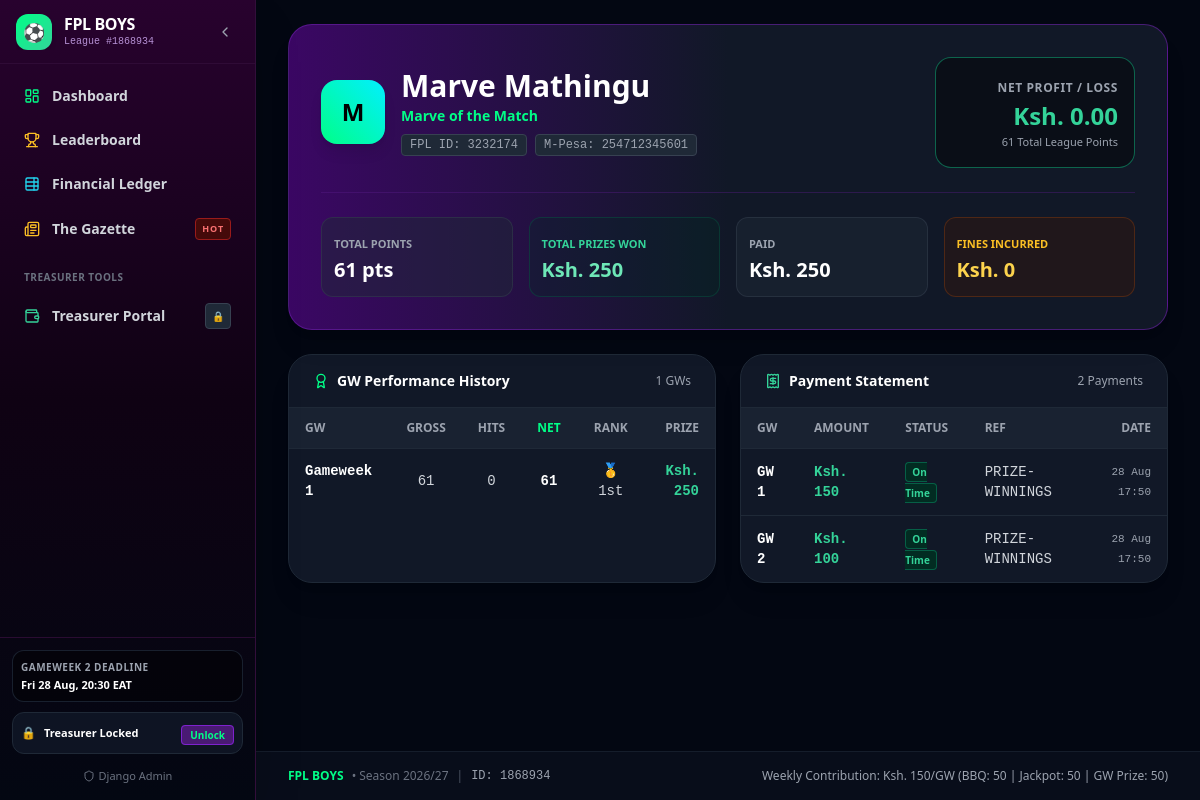
The page /manager/1/ on the database as committed earlier.
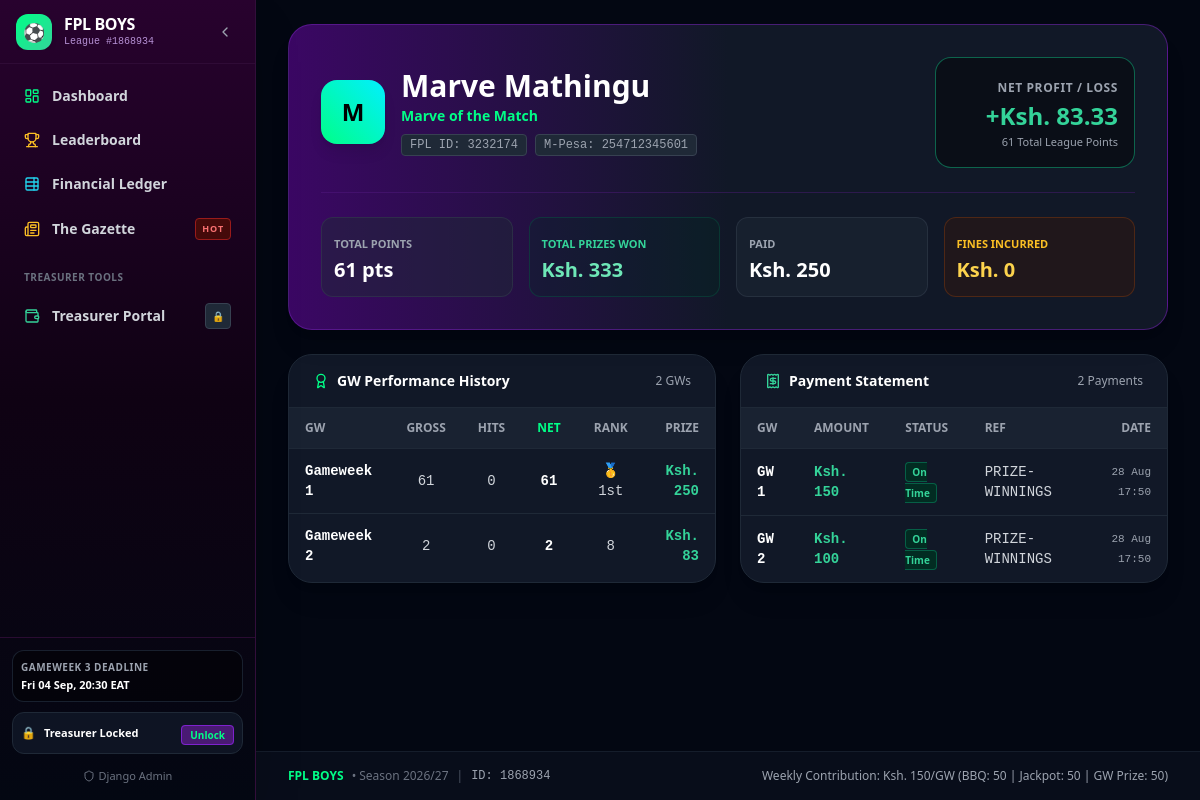
The same page on the database as committed later.
### league/models.py (models this page shows, shortened)
class Gameweek(models.Model):
    STATUS_CHOICES = (
        ('upcoming', 'Upcoming'),
        ('active', 'Active'),
        ('finished', 'Finished'),
    )
    number = models.IntegerField(unique=True)
    name = models.CharField(max_length=60)
    deadline_time = models.DateTimeField(help_text="Official FPL Gameweek deadline (UTC)")
    status = models.CharField(max_length=20, choices=STATUS_CHOICES, default='upcoming')
    is_current = models.BooleanField(default=False)
    is_next = models.BooleanField(default=False)
    month = models.IntegerField(default=8, help_text="Month number 1-12 for monthly filters")
    season = models.CharField(max_length=20, default="2026/27")
    payout_calculated = models.BooleanField(default=False)
    prize_pool_amount = models.DecimalField(max_digits=10, decimal_places=2, default=Decimal('500.00'))
    class Meta:
        ordering = ['number']
        verbose_name = "Gameweek"
        verbose_name_plural = "Gameweeks"
    @property
    def deadline_eat(self):
        if not self.deadline_time:
            return None
        eat_tz = pytz.timezone('Africa/Nairobi')
        return self.deadline_time.astimezone(eat_tz)

class GameweekResult(models.Model):
    member = models.ForeignKey(Member, on_delete=models.CASCADE, related_name='gw_results')
    gameweek = models.ForeignKey(Gameweek, on_delete=models.CASCADE, related_name='results')
    gw_points = models.IntegerField(default=0, help_text="Gross GW points before hits")
    transfer_cost = models.IntegerField(default=0, help_text="Transfer cost points deduction")
    net_points = models.IntegerField(default=0, help_text="Net GW points = gw_points - transfer_cost")
    overall_rank = models.IntegerField(default=0, help_text="FPL Global Overall Rank")
    league_rank = models.IntegerField(default=0, help_text="Rank within FPL Boys mini-league for this GW")
    last_rank = models.IntegerField(default=0, help_text="Rank in previous gameweek for tracker arrow")
    gw_prize_won = models.DecimalField(
        max_digits=10,
        decimal_places=2,
        default=Decimal('0.00'),
        help_text="Prize won for top 3 finish in this GW"
    )
    is_top3 = models.BooleanField(default=False)
    created_at = models.DateTimeField(auto_now_add=True)
    updated_at = models.DateTimeField(auto_now=True)
    class Meta:
        unique_together = ('member', 'gameweek')
        ordering = ['gameweek', 'league_rank', '-net_points']
        verbose_name = "Gameweek Result"
        verbose_name_plural = "Gameweek Results"

### treasury/models.py (models this page shows, shortened)
class Payment(models.Model):
    member = models.ForeignKey(Member, on_delete=models.CASCADE, related_name='payments')
    gameweek = models.ForeignKey(Gameweek, on_delete=models.CASCADE, related_name='payments')
    amount_paid = models.DecimalField(
        max_digits=10,
        decimal_places=2,
        default=Decimal('150.00'),
        help_text="Amount paid in Ksh."
    )
    timestamp_received = models.DateTimeField(
        default=timezone.now,
        help_text="Timestamp when M-Pesa payment was received"
    )
    mpesa_code = models.CharField(
        max_length=50,
        blank=True,
        null=True,
        help_text="M-Pesa transaction reference (e.g. QJH78291KL)"
    )
    verified = models.BooleanField(
        default=True,
        help_text="Whether this payment has been verified by the treasurer"
    )
    is_late = models.BooleanField(
        default=False,
        help_text="Automatically set to True if received after the official GW deadline (except waived GWs)"
    )
    late_fine_amount = models.DecimalField(
        max_digits=10,
        decimal_places=2,
        default=Decimal('0.00'),
        help_text="Late fine assessed (routed into BBQ Pot, typically Ksh. 50)"
    )
    notes = models.TextField(blank=True, default="")
    created_at = models.DateTimeField(auto_now_add=True)
    updated_at = models.DateTimeField(auto_now=True)
    class Meta:
        unique_together = ('member', 'gameweek')
        ordering = ['-timestamp_received', '-gameweek__number']
        verbose_name = "Payment"
        verbose_name_plural = "Payments"

### league/views.py (the view)
# urls.py: path('manager/<int:member_id>/', views.manager_detail_view, name='manager_detail'),
def manager_detail_view(request, member_id):
    member = get_object_or_404(Member, pk=member_id)
    gw_results = member.gw_results.select_related('gameweek').order_by('gameweek__number')
    payments = member.payments.select_related('gameweek').order_by('gameweek__number')
    total_points = member.total_overall_points
    total_won = member.total_prizes_won
    total_paid = member.total_paid_contributions
    total_fines = member.total_fines_incurred
    net_pl = member.net_profit_loss
    context = {
        'member': member,
        'gw_results': gw_results,
        'payments': payments,
        'total_points': total_points,
        'total_won': total_won,
        'total_paid': total_paid,
        'total_fines': total_fines,
        'net_pl': net_pl,
    }
    return render(request, 'dashboard/manager_profile.html', context)

### league/models.py (called while the page is built)
    @property
    def total_overall_points(self):
        total = self.gw_results.filter(gameweek__status='finished').aggregate(
            models.Sum('net_points')
        )['net_points__sum']
        return total or 0

    @property
    def total_prizes_won(self):
        total = self.gw_results.aggregate(
            models.Sum('gw_prize_won')
        )['gw_prize_won__sum']
        return Decimal(str(total or 0.00))

    @property
    def total_paid_contributions(self):
        from treasury.models import Payment
        total = Payment.objects.filter(
            member=self, verified=True
        ).aggregate(models.Sum('amount_paid'))['amount_paid__sum']
        return Decimal(str(total or 0.00))

    @property
    def total_fines_incurred(self):
        from treasury.models import Payment
        total = Payment.objects.filter(
            member=self, verified=True, is_late=True
        ).aggregate(models.Sum('late_fine_amount'))['late_fine_amount__sum']
        return Decimal(str(total or 0.00))

    @property
    def net_profit_loss(self):
        return self.total_prizes_won - self.total_paid_contributions

### templates/dashboard/manager_profile.html (shortened to what the changed rows need)
{% extends 'base.html' %}
{% load humanize %}
{% block content %}
<div class="space-y-5 sm:space-y-6">
    <div class="bg-gradient-to-r from-purple-950 via-gray-900 to-gray-900 border border-purple-800/60 rounded-2xl sm:rounded-3xl p-4 sm:p-8 shadow-xl relative overflow-hidden">
        <div class="flex flex-col sm:flex-row sm:items-center justify-between gap-4 sm:gap-6">
            <div class="flex items-center space-x-3.5 sm:space-x-4">
                <div class="min-w-0">
                    <h1 class="text-xl sm:text-3xl font-black text-white truncate">{{ member.manager_name }}</h1>
                </div>
            </div>
            <div class="p-3 sm:p-4 rounded-xl sm:rounded-2xl border bg-black/40 text-left sm:text-right w-full sm:w-auto sm:min-w-[200px] {% if net_pl >= 0 %}border-emerald-500/50{% else %}border-rose-500/50{% endif %}">
                <span class="text-[10px] sm:text-xs text-gray-400 uppercase font-bold tracking-wider">Net Profit / Loss</span>
                <div class="text-xl sm:text-2xl font-black {% if net_pl >= 0 %}text-emerald-400{% else %}text-rose-400{% endif %} mt-0.5">
                    {% if net_pl > 0 %}+{% endif %}Ksh. {{ net_pl|floatformat:2 }}
                </div>
                <div class="text-[10px] sm:text-[11px] text-gray-400 mt-0.5">
                    {{ total_points }} Total League Points
                </div>
            </div>
        </div>
        <div class="grid grid-cols-2 sm:grid-cols-4 gap-2.5 sm:gap-4 mt-4 sm:mt-6 pt-4 sm:pt-6 border-t border-purple-900/40">
            <div class="p-2.5 sm:p-3 bg-emerald-950/30 rounded-xl border border-emerald-800/40">
                <span class="text-[10px] sm:text-[11px] text-emerald-400 uppercase font-bold">Total Prizes Won</span>
                <div class="text-lg sm:text-xl font-bold text-emerald-300 mt-0.5">Ksh. {{ total_won|floatformat:0 }}</div>
            </div>
        </div>
    </div>
    <div class="grid grid-cols-1 lg:grid-cols-2 gap-5 sm:gap-6">
        <div class="bg-gray-900 border border-gray-800 rounded-2xl sm:rounded-3xl shadow-xl overflow-hidden">
            <div class="bg-gray-850 px-4 sm:px-6 py-3.5 sm:py-4 border-b border-gray-800 flex items-center justify-between">
                <h2 class="text-xs sm:text-sm font-bold text-white flex items-center">
                    <i data-lucide="award" class="w-4 h-4 mr-2 text-fpl-green"></i> GW Performance History
                </h2>
                <span class="text-[11px] sm:text-xs text-gray-400">{{ gw_results.count }} GWs</span>
            </div>
            <div class="overflow-x-auto" style="-webkit-overflow-scrolling: touch;">
                <table class="w-full text-left text-xs sm:text-sm text-gray-300">
                    <thead class="bg-gray-800/60 uppercase text-gray-400 font-bold border-b border-gray-800 text-[10px] sm:text-xs">
                        <tr>
                            <th class="px-3 sm:px-4 py-3">GW</th>
                            <th class="px-2 sm:px-4 py-3 text-center">Gross</th>
                            <th class="px-2 sm:px-4 py-3 text-center">Hits</th>
                            <th class="px-2 sm:px-4 py-3 text-center font-bold text-fpl-green">Net</th>
                            <th class="px-2 sm:px-4 py-3 text-center">Rank</th>
                            <th class="px-3 sm:px-4 py-3 text-right">Prize</th>
                        </tr>
                    </thead>
                    <tbody class="divide-y divide-gray-800 font-mono text-xs sm:text-sm">
                        {% for r in gw_results %}
                        <tr class="hover:bg-purple-950/20">
                            <td class="px-3 sm:px-4 py-3 font-bold text-white">{{ r.gameweek.name }}</td>
                            <td class="px-2 sm:px-4 py-3 text-center text-gray-300">{{ r.gw_points }}</td>
                            <td class="px-2 sm:px-4 py-3 text-center">
                                {% if r.transfer_cost > 0 %}
                                <span class="text-rose-400 font-semibold">-{{ r.transfer_cost }}</span>
                                {% else %}0{% endif %}
                            </td>
                            <td class="px-2 sm:px-4 py-3 text-center font-bold text-white">{{ r.net_points }}</td>
                            <td class="px-2 sm:px-4 py-3 text-center">
                                {% if r.league_rank == 1 %}🥇 1st
                                {% elif r.league_rank == 2 %}🥈 2nd
                                {% elif r.league_rank == 3 %}🥉 3rd
                                {% else %}{{ r.league_rank }}{% endif %}
                            </td>
                            <td class="px-3 sm:px-4 py-3 text-right font-bold text-emerald-400">
                                {% if r.gw_prize_won > 0 %}
                                Ksh. {{ r.gw_prize_won|floatformat:0 }}
                                {% else %}-{% endif %}
                            </td>
                        </tr>
                        {% empty %}
                        <tr>
                            <td colspan="6" class="text-center py-6 text-gray-500 font-sans text-xs">No scores recorded yet.</td>
                        </tr>
                        {% endfor %}
                    </tbody>
                </table>
            </div>
        </div>
        <div class="bg-gray-900 border border-gray-800 rounded-2xl sm:rounded-3xl shadow-xl overflow-hidden">
            <div class="bg-gray-850 px-4 sm:px-6 py-3.5 sm:py-4 border-b border-gray-800 flex items-center justify-between">
                <h2 class="text-xs sm:text-sm font-bold text-white flex items-center">
                    <i data-lucide="receipt" class="w-4 h-4 mr-2 text-emerald-400"></i> Payment Statement
                </h2>
            </div>
            <div class="overflow-x-auto" style="-webkit-overflow-scrolling: touch;">
                <table class="w-full text-left text-xs sm:text-sm text-gray-300">
                    <thead class="bg-gray-800/60 uppercase text-gray-400 font-bold border-b border-gray-800 text-[10px] sm:text-xs">
                        <tr>
                            <th class="px-3 sm:px-4 py-3">GW</th>
                            <th class="px-3 sm:px-4 py-3">Amount</th>
                            <th class="px-2 sm:px-4 py-3">Status</th>
                            <th class="px-2 sm:px-4 py-3">Ref</th>
                            <th class="px-3 sm:px-4 py-3 text-right">Date</th>
                        </tr>
                    </thead>
                    <tbody class="divide-y divide-gray-800 font-mono text-xs sm:text-sm">
                        {% for p in payments %}
                        <tr class="hover:bg-purple-950/20">
                            <td class="px-3 sm:px-4 py-3 font-bold text-white">GW {{ p.gameweek.number }}</td>
                            <td class="px-3 sm:px-4 py-3 font-bold text-emerald-400">Ksh. {{ p.amount_paid|floatformat:0 }}</td>
                            <td class="px-2 sm:px-4 py-3 font-sans">
                                {% if p.is_late %}
                                <span class="bg-amber-950 text-amber-400 border border-amber-800 px-1.5 py-0.5 rounded text-[10px] font-bold">
                                    Late (+50)
                                </span>
                                {% else %}
                                <span class="bg-emerald-950 text-emerald-400 border border-emerald-800 px-1.5 py-0.5 rounded text-[10px] font-bold">
                                    On Time
                                </span>
                                {% endif %}
                            </td>
                            <td class="px-2 sm:px-4 py-3 text-gray-300">{{ p.mpesa_code|default:"-" }}</td>
                            <td class="px-3 sm:px-4 py-3 text-right text-gray-400 text-[11px]">{{ p.timestamp_received|date:"d M H:i" }}</td>
                        </tr>
                        {% empty %}
                        <tr>
                            <td colspan="5" class="text-center py-6 text-gray-500 font-sans text-xs">No payments logged yet.</td>
                        </tr>
                        {% endfor %}
                    </tbody>
                </table>
            </div>
        </div>
    </div>
</div>
{% endblock %}

### templates/base.html (shortened to what the changed rows need)
<!DOCTYPE html>
<html lang="en" class="dark">
<head>
    <script src="https://cdn.tailwindcss.com"></script>
</head>
<body class="bg-gray-950 text-gray-100 min-h-screen font-sans antialiased selection:bg-fpl-green selection:text-black">
    <aside id="sidebar" class="fixed top-0 left-0 bottom-0 z-50 bg-gradient-to-b from-fpl-purple via-fpl-dark to-gray-950 border-r border-fpl-border flex flex-col justify-between transition-all duration-300 sidebar-expanded -translate-x-full md:translate-x-0 shadow-2xl">
        <div class="p-3 border-t border-fpl-border/80 space-y-2.5">
            {% if current_gw or next_gw %}
            <div class="sidebar-text p-2 rounded-xl bg-black/40 border border-gray-800/80 text-xs">
                <div class="text-[10px] uppercase font-bold text-gray-400 tracking-wider">
                    {% if next_gw %}{{ next_gw.name }}{% else %}{{ current_gw.name }}{% endif %} Deadline
                </div>
                <div class="text-white font-semibold mt-0.5 truncate text-[11px]">
                    {% if next_gw %}{{ next_gw.deadline_eat|date:"D d M, H:i" }}{% else %}{{ current_gw.deadline_eat|date:"D d M, H:i" }}{% endif %} EAT
                </div>
            </div>
            {% endif %}
        </div>
    </aside>
    <div id="main-content" class="transition-all duration-300 main-expanded min-h-screen flex flex-col">
        <main class="flex-grow max-w-7xl mx-auto px-3 sm:px-6 lg:px-8 py-4 sm:py-6 w-full">
            {% block content %}{% endblock %}
        </main>
    </div>
</body>
</html>

Rows that differ between the two databases and show on the page:
no longer on this page (row edited): Gameweek: name "GAMEWEEK 2", deadline_eat "Fri 28 Aug, 20:30"
now on this page (row edited): Gameweek: name "GAMEWEEK 3", deadline_eat "Fri 04 Sep, 20:30"
added GameweekResult: gameweek.name "Gameweek 2", gw_points "2", transfer_cost "0", net_points "2", league_rank "8", gw_prize_won "83"
Other text that changed with them:
{{ net_pl|floatformat:2 }}: "0.00" → "83.33"
{{ total_won|floatformat:0 }}: "250" → "333"
{{ gw_results.count }}: "1" → "2"
